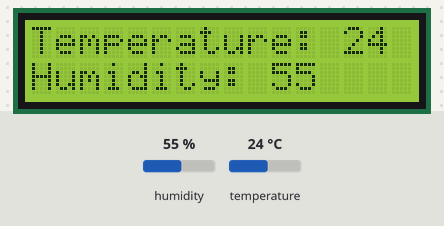
Bench run of a sketch on a simulated Arduino Uno, built with avr-gcc and run on an emulated ATmega328P. On the bench: 16×2 character LCD. The inputs (shaded band) are chosen by the test bench; at power-on: humidity 55 %, temperature 24 °C.

Above: at 1.2 s.
1.3 s: humidity set to 22 %
At 3.2 s:
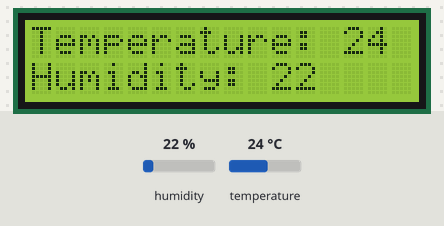
3.6 s: temperature set to 12 °C
At 5.5 s:
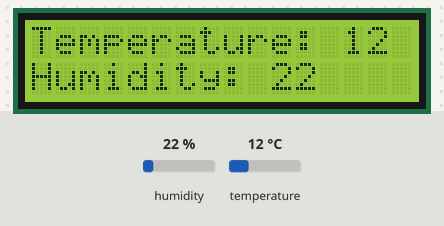
6.7 s: humidity set to 40 %
At 9.1 s:
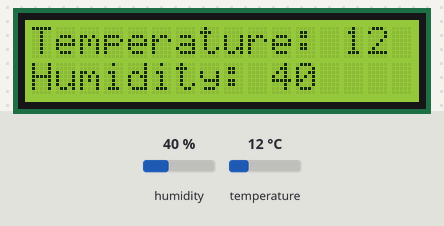
9.8 s: temperature set to 19 °C
At 12.6 s:
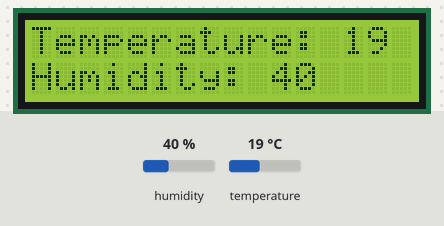
Timing chart, 0 to 13.9 s (numbered marks = the images above; inputs shaded):
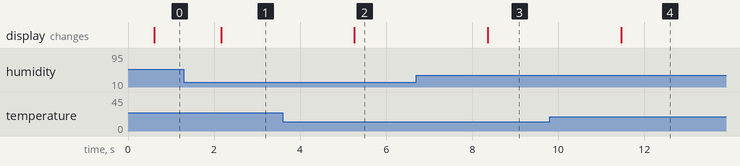

Measured:
- after the input at 1.3 s, the display: changes after 0.86 s (image 1)
- after the input at 3.6 s, the display: changes after 1.7 s (image 2)
- after the input at 6.7 s, the display: changes after 1.7 s (image 3)
- after the input at 9.8 s, the display: changes after 1.7 s (image 4)

The sketch:

cloth_suggestor.ino
```cpp
#include <DHT11.h>
#include <LiquidCrystal_I2C.h>

DHT11 dht11(2);
//An instance of dht11 connected to digital pin 2

LiquidCrystal_I2C lcd(0x27, 16, 2);
void setup() {
  // put your setup code here, to run once:
Serial.begin(9600);
lcd.init(); // initializes the lcd
lcd.backlight(); //turns on the backlight
}

void loop() {
  // put your main code here, to run repeatedly:
  int temperature = 0;
  int humidity = 0;

int result = dht11.readTemperatureHumidity(temperature, humidity);//method to read the temperature and humidity
if (result == 0){
lcd.setCursor(0,0);
lcd.print("Temperature: ");
lcd.print(temperature);
lcd.setCursor(0, 1);
lcd.print("Humidity: ");
lcd.print(humidity);
delay(1000);

}
else{
  lcd.print(DHT11::getErrorString(result));
}
}
```
